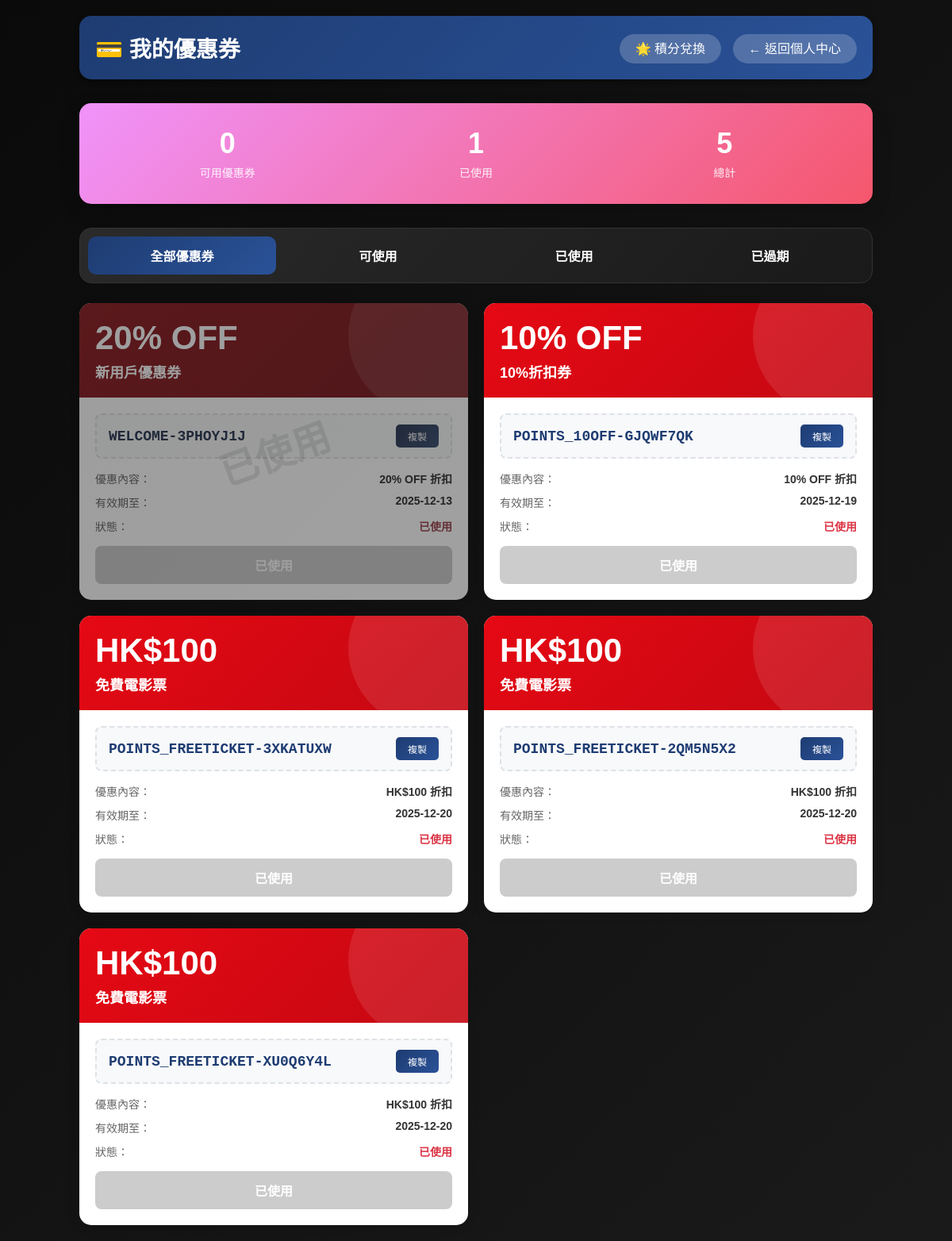
The page /my_coupons (signed in) on the database its author committed.
### app/models.py (models this page shows, shortened)
class Coupon(db.Model):
    id = db.Column(db.Integer, primary_key=True)
    code = db.Column(db.String(64), unique=True, nullable=False, index=True)
    coupon_type = db.Column(db.String(32), nullable=False)  # WELCOME, BIRTHDAY, FIXED50, etc.
    user_id = db.Column(db.Integer, db.ForeignKey('user.id'), nullable=True)  # Null means public coupon
    expiry_date = db.Column(db.DateTime, nullable=False)
    is_used = db.Column(db.Boolean, default=False)
    used_date = db.Column(db.DateTime, nullable=True)
    used_by_user_id = db.Column(db.Integer, db.ForeignKey('user.id'), nullable=True)
    booking_id = db.Column(db.Integer, db.ForeignKey('ticket.id'), nullable=True)
    created_date = db.Column(db.DateTime, default=datetime.utcnow)
    owner = db.relationship('User', foreign_keys=[user_id], backref='owned_coupons')
    used_by = db.relationship('User', foreign_keys=[used_by_user_id], backref='used_coupons')
    booking = db.relationship('Ticket', backref='coupon_used', foreign_keys=[booking_id])
    @property
    def is_expired(self):
        return datetime.utcnow() > self.expiry_date
    @property
    def is_valid(self):
        return not self.is_used and not self.is_expired

### app/routes.py (the view)
@app.route('/my_coupons')
@login_required
def my_coupons():
    user_coupons = get_user_coupons(current_user.id, include_used=True)
    coupons = []
    for coupon in user_coupons:
        coupon_info = get_coupon_info(coupon)
        template = COUPON_TYPES.get(coupon.coupon_type, {})
        if template.get('discount_type') == 'percentage':
            discount_display = f"{template.get('discount_value')}% OFF"
        else:
            discount_display = f"HK${template.get('discount_value')}"
        coupons.append({
            'id': coupon.id,
            'name': coupon_info['name'],
            'discount': discount_display,
            'code': coupon.code,
            'expiry': coupon.expiry_date.strftime('%Y-%m-%d'),
            'status': 'used' if coupon.is_used else ('expired' if coupon.is_expired else 'available'),
            'description': coupon_info['description'],
            'icon': coupon_info['icon'],
            'days_remaining': coupon_info['days_remaining']
        })
    return render_template('my_coupons.html.j2', coupons=coupons)

### app/data/coupon_system.py (called while the page is built)
def get_user_coupons(user_id, include_used=False):
    from app.models import Coupon
    query = Coupon.query.filter_by(user_id=user_id)
    if not include_used:
        query = query.filter_by(is_used=False)
        query = query.filter(Coupon.expiry_date >= datetime.now())
    return query.order_by(Coupon.expiry_date.asc()).all()

def get_coupon_info(coupon):
    template = COUPON_TYPES.get(coupon.coupon_type, {})
    days_remaining = (coupon.expiry_date - datetime.now()).days
    return {
        'id': coupon.id,
        'code': coupon.code,
        'type': coupon.coupon_type,
        'name': template.get('name', '優惠券'),
        'description': template.get('description', ''),
        'icon': template.get('icon', '🎫'),
        'discount_type': template.get('discount_type'),
        'discount_value': template.get('discount_value', 0),
        'min_purchase': template.get('min_purchase', 0),
        'expiry_date': coupon.expiry_date,
        'is_valid': coupon.is_valid,
        'is_used': coupon.is_used,
        'days_remaining': days_remaining
    }

### app/models.py (called while the page is built)
@login.user_loader
def load_user(id):
    return User.query.get(int(id))

### app/templates/my_coupons.html.j2 (shortened to what this page needs)
<!DOCTYPE html>
<html lang="zh-HK">
<head>
</head>
<body>
    <div class="container">
        <div class="header">
            <h1>💳 我的優惠券</h1>
            <div>
                <a href="{{ url_for('exchange_points') }}" class="back-btn" style="margin-right: 10px;">🌟 積分兌換</a>
                <a href="{{ url_for('profile') }}" class="back-btn">← 返回個人中心</a>
            </div>
        </div>
        <div class="stats-banner">
            <div class="stat-item">
                <div class="stat-number">{{ coupons|selectattr('status', 'equalto', 'available')|list|length }}</div>
                <div class="stat-label">可用優惠券</div>
            </div>
            <div class="stat-item">
                <div class="stat-number">{{ coupons|selectattr('status', 'equalto', 'used')|list|length }}</div>
                <div class="stat-label">已使用</div>
            </div>
            <div class="stat-item">
                <div class="stat-number">{{ coupons|length }}</div>
                <div class="stat-label">總計</div>
            </div>
        </div>
        <div class="tabs">
            <button class="tab-btn active">全部優惠券</button>
            <button class="tab-btn">可使用</button>
            <button class="tab-btn">已使用</button>
            <button class="tab-btn">已過期</button>
        </div>
        {% if coupons and coupons|length > 0 %}
        <div class="coupons-grid">
            {% for coupon in coupons %}
            <div class="coupon-card {% if coupon.status == 'used' %}used{% endif %}">
                {% if coupon.status == 'used' %}
                <div class="used-badge">已使用</div>
                {% endif %}
                <div class="coupon-header">
                    <div class="coupon-discount">{{ coupon.discount }}</div>
                    <div class="coupon-name">{{ coupon.name }}</div>
                </div>
                <div class="coupon-body">
                    <div class="coupon-code">
                        <span class="code-text">{{ coupon.code }}</span>
                        <button class="copy-btn" onclick="copyCode('{{ coupon.code }}')">複製</button>
                    </div>
                    <div class="coupon-details">
                        <div class="detail-row">
                            <span class="detail-label">優惠內容：</span>
                            <span class="detail-value">{{ coupon.discount }} 折扣</span>
                        </div>
                        <div class="detail-row">
                            <span class="detail-label">有效期至：</span>
                            <span class="detail-value">{{ coupon.expiry }}</span>
                        </div>
                        <div class="detail-row">
                            <span class="detail-label">狀態：</span>
                            <span class="detail-value" style="color: {% if coupon.status == 'available' %}#28a745{% else %}#dc3545{% endif %}">
                                {% if coupon.status == 'available' %}可使用{% else %}已使用{% endif %}
                            </span>
                        </div>
                    </div>
                    {% if coupon.status == 'available' %}
                    <div class="expiry-warning">⏰ 請於有效期內使用</div>
                    <button class="use-btn" onclick="window.location.href='{{ url_for('cinema_index') }}'">
                        立即使用
                    </button>
                    {% else %}
                    <button class="use-btn" disabled>已使用</button>
                    {% endif %}
                </div>
            </div>
            {% endfor %}
        </div>
        {% else %}
        <div class="empty-state">
            <div class="empty-icon">💳</div>
            <div class="empty-text">暫無優惠券</div>
        </div>
        {% endif %}
    </div>
</body>
</html>

### app/templates/my_coupons.html.j2 (style rules this page uses)
* { margin: 0; padding: 0; box-sizing: border-box; }
body { font-family: 'Microsoft JhengHei', 'PingFang TC', sans-serif; background: linear-gradient(135deg, #0a0a0a 0%, #1a1a1a 100%); min-height: 100vh; padding: 20px; color: #fff; }
.container { max-width: 1000px; margin: 0 auto; }
.header { display: flex; justify-content: space-between; align-items: center; padding: 20px; background: linear-gradient(135deg, #1e3c72 0%, #2a5298 100%); border-radius: 15px; margin-bottom: 30px; box-shadow: 0 4px 6px rgba(0,0,0,0.3); }
.header h1 { color: #fff; font-size: 28px; display: flex; align-items: center; gap: 10px; }
.back-btn { background: rgba(255, 255, 255, 0.2); color: #fff; border: none; padding: 10px 20px; border-radius: 25px; cursor: pointer; text-decoration: none; transition: all 0.3s; font-size: 16px; }
.stats-banner { background: linear-gradient(135deg, #f093fb 0%, #f5576c 100%); padding: 30px; border-radius: 15px; margin-bottom: 30px; color: #fff; display: flex; justify-content: space-around; text-align: center; box-shadow: 0 8px 25px rgba(0, 0, 0, 0.15); }
.stat-item { flex: 1; }
.stat-number { font-size: 36px; font-weight: bold; margin-bottom: 5px; }
.stat-label { font-size: 14px; opacity: 0.9; }
.tabs { display: flex; gap: 10px; margin-bottom: 25px; background: linear-gradient(135deg, #2a2a2a, #1a1a1a); padding: 10px; border-radius: 15px; border: 1px solid #333; }
.tab-btn { flex: 1; padding: 12px 20px; border: none; background: transparent; color: #fff; border-radius: 10px; cursor: pointer; font-size: 16px; font-weight: bold; transition: all 0.3s; }
.tab-btn.active { background: linear-gradient(135deg, #1e3c72 0%, #2a5298 100%); color: #fff; }
.coupons-grid { display: grid; grid-template-columns: repeat(auto-fill, minmax(350px, 1fr)); gap: 20px; }
.coupon-card { background: #fff; border-radius: 15px; overflow: hidden; box-shadow: 0 4px 15px rgba(0, 0, 0, 0.1); transition: transform 0.3s, box-shadow 0.3s; position: relative; }
.coupon-card.used { opacity: 0.6; filter: grayscale(50%); }
.coupon-header { background: linear-gradient(135deg, #e50914 0%, #c40812 100%); padding: 20px; color: #fff; position: relative; overflow: hidden; }
.coupon-header::before { content: ''; position: absolute; top: -50%; right: -10%; width: 200px; height: 200px; background: rgba(255, 255, 255, 0.1); border-radius: 50%; }
.coupon-discount { font-size: 42px; font-weight: bold; margin-bottom: 5px; position: relative; z-index: 1; }
.coupon-name { font-size: 18px; font-weight: bold; position: relative; z-index: 1; }
.coupon-body { padding: 20px; }
.coupon-code { display: flex; justify-content: space-between; align-items: center; padding: 12px 15px; background: #f8f9fa; border-radius: 8px; margin-bottom: 15px; border: 2px dashed #dee2e6; }
.code-text { font-family: 'Courier New', monospace; font-size: 18px; font-weight: bold; color: #1e3c72; }
.copy-btn { padding: 6px 15px; background: linear-gradient(135deg, #1e3c72 0%, #2a5298 100%); color: #fff; border: none; border-radius: 5px; cursor: pointer; font-size: 12px; transition: all 0.3s; }
.coupon-details { display: flex; flex-direction: column; gap: 10px; }
.detail-row { display: flex; justify-content: space-between; font-size: 14px; }
.detail-label { color: #666; }
.detail-value { color: #333; font-weight: bold; }
.use-btn { width: 100%; padding: 12px; margin-top: 15px; background: linear-gradient(135deg, #e50914 0%, #c40812 100%); color: #fff; border: none; border-radius: 8px; cursor: pointer; font-size: 16px; font-weight: bold; transition: all 0.3s; }
.use-btn:disabled { background: #ccc; cursor: not-allowed; transform: none; }
.used-badge { position: absolute; top: 50%; left: 50%; transform: translate(-50%, -50%) rotate(-20deg); font-size: 48px; font-weight: bold; color: rgba(0, 0, 0, 0.1); text-transform: uppercase; pointer-events: none; z-index: 10; }

### rows shown on the page
Coupon: discount "20% OFF", name "新用戶優惠券", code "WELCOME-3PHOYJ1J", expiry "2025-12-13"
Coupon: discount "10% OFF", name "10%折扣券", code "POINTS_10OFF-GJQWF7QK", expiry "2025-12-19"
Coupon: discount "HK$100", name "免費電影票", code "POINTS_FREETICKET-3XKATUXW", expiry "2025-12-20"
Coupon: discount "HK$100", name "免費電影票", code "POINTS_FREETICKET-2QM5N5X2", expiry "2025-12-20"
Coupon: discount "HK$100", name "免費電影票", code "POINTS_FREETICKET-XU0Q6Y4L", expiry "2025-12-20"

### other values the page prints
{{ coupons|selectattr('status', 'equalto', 'available')|list|length }} "0"
{{ coupons|selectattr('status', 'equalto', 'used')|list|length }} "1"
{{ coupons|length }} "5"
